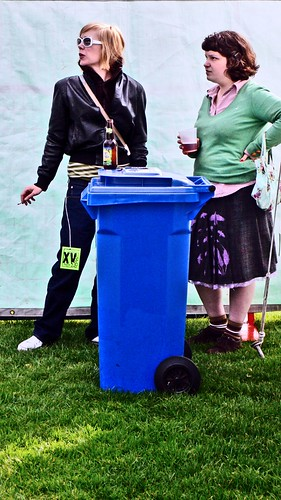
#> input picture bin_detection/data/training/0001.jpg, 281 x 500 px
$ python -i bin_detector.py   (imports and definitions only)
#> lines starting #> are read from the running program, lines starting #| are printed output that depends on the picture; after the words box and inside, x2 and y2 are one past the last pixel; in counts of white or black regions, pixels touching at a corner belong together
#> further down, picture is the input picture: shape (500, 281, 3); mean B, G, R 125.4, 119.6, 99.7
'''
ECE276A WI22 PR1: Color Classification and Recycling Bin Detection
'''

from audioop import bias
import numpy as np
import cv2
from skimage.measure import label, regionprops
import os
import copy
"""Comment the library below for autograder"""
#from matplotlib import pyplot as plt
#import matplotlib
#matplotlib.use('Qt5Agg')

class BinDetector():
	def __init__(self, lr = 0.1, max_iters = 5000, err_tol = 1e-3, bias = 1):
		'''
			Initilize your bin detector with the attributes you need,
			e.g., parameters of your classifier
		'''
		### Logistic Regression Model Parameters
		self.lr = lr                      # Learning Rate
		self.max_iters = max_iters        # Maximum Number of Iterations
		self.err_tol = err_tol            # Error that stops the training process
		self.weights = None               # Weight, w for the function of x (linear model)
		self.bias = bias                  # Bias, b for the function of x (linear model)
		self.color_class = None           # Class of Interest to Train

		### Model Parameters for Autograder
		# Color Classes:
		#----------------
		# Recycling-bin Blue: 1
		# Skyblue           : 2
		# Waterblue         : 3
		# Purple            : 4
		# Dark Blue         : 5
		# Blue              : 6
		# Light Blue        : 7
		# Red               : 8
		# Brown             : 9
		# Tan               : 10
		# Yellow            : 11
		# Green             : 12
		# Gray              : 13
		# Black             : 14
		# White             : 15
		"""
		# Weights from Class 1, 12, 14, 15 in order
		#self.color_class = [1, 2, 3, 4, 5, 6, 7, 8, 9, 10, 11, 12, 13, 14, 15]

		# Weights from Class 1 to Class 15 in order

		self.weights = [np.array([-1.43237565, 									# Bias Weight
									0.39313288, -3.17120339, 2.90329306,  		# RGB Weights
									4.94740535, -1.50282427, 0.28830888,  		# HSV Weights
									-1.90860623,  1.91560939, -4.00319174,		# LAB Weights
									-1.40905774,  0.57831505,  1.72678019]),	# YCrCb Weights
						np.array([-3.09757688,
									-1.7917831 , 2.11053658, 3.13122623,
									0.47113756, 1.56781302, 1.88648985,
									1.16396869, -2.88980175, -2.47996631,
									1.05929184, -3.59185286, -0.39027121]),
						np.array([-1.24808634,
									-0.40655387, -0.46025804, -0.62954517,
									-0.44331041, -0.55198432, -0.68073272,
									-0.50696866, -0.66788934, -0.53122442,
       								-0.46347881, -0.5858138 , -0.72014553]),
						np.array([-1.38228239,
									-0.5160588 , -0.58478363, -0.75368975,
									-0.49486443, -0.54078045, -0.80372253,
									-0.63235822, -0.72853822, -0.59789155,
       								-0.5834381 , -0.64569741, -0.7899122 ]),
						np.array([-1.29649602,
									-0.50922535, -0.56550942, -0.72070245,
									-0.46190114, -0.49134405, -0.77076844,
									-0.61318135, -0.68491458, -0.5645943 ,
       								-0.56632222, -0.61000472, -0.73787705]),
						np.array([-1.15359345,
									-0.46019419, -0.48327103, -0.56440328,
									-0.40074914, -0.38848153, -0.61529322,
									-0.52038173, -0.59939394, -0.53332057,
       								-0.48557314, -0.56090916, -0.62352389]),
						np.array([-1.11831114,
									-0.40863372, -0.41208013, -0.55067717,
									-0.39624735, -0.43611243, -0.60217686,
									-0.4597803 , -0.60920123, -0.48732679,
       								-0.42682313, -0.54837229, -0.63120326]),
						np.array([-1.20636563,
									-0.28603288, -0.61455773, -0.79594507,
									-0.35666301, -0.33856654, -0.61570991,
									-0.54031949, -0.56361273, -0.43170268,
									-0.53690541, -0.42652274, -0.75171721]),
						np.array([-0.80855115,
									0.62296732, -0.29964625, -1.3592752 ,
									-1.53744674, -0.63109072, -0.52238834,
									-0.19714706, -0.3189606 ,  0.29826633,
       								-0.14437873,  0.14193703, -1.09180211]),
						np.array([-1.48693083,
									1.17701146,  0.37875328, -1.03468078,
									-2.02887633, -0.79451748, -0.08768561,
									0.34468084, -0.80203371,  0.08807505,
        							0.45658277, -0.23213268, -1.58799819]),
						np.array([-1.26407228,
									-0.35610304, -0.47056471, -0.81085843,
									-0.53401977, -0.36072565, -0.66785182,
									-0.50963975, -0.66992003, -0.4569232 ,
       								-0.47510175, -0.54951733, -0.82395793]),
						np.array([-0.56349612,
									-0.28095928,  0.17718288, -1.08336012,
									-0.73721287, -0.36916126, -0.72321126,
									-0.03898971, -0.7862093 ,  0.34035694,
       								-0.10307183, -0.41118156, -0.83541228]),
						np.array([ 0.14899571,
									1.09763579,  0.55201975, -1.08109452,
									-1.18516148, -4.42646887, -1.70174256,
									0.48737518, -0.28081294,  0.9901729 ,
       		 						0.52733485,  0.48115393, -0.83447774]),
						np.array([ 0.4323592 ,
									-1.04775352, -1.14378416, -1.79882384,
									0.13155267, -0.8766743 , -2.01843089,
									-1.37062024, -0.00597533,  0.54695785,
       								-1.19036678,  0.31868721, -0.12725946]),
						np.array([-1.82686676,
									0.82806913,  0.54239467, -0.18965986,
									-1.34549785, -1.52786526, -0.10694402,
									0.42006767, -1.03301664, -0.50751873,
        							0.54447405, -0.71486512, -1.33126621])]
		"""


		# Weights from Class 1, 12, 14, 15 in order
		self.color_class = [1, 12, 14, 15]

		# (Autograder: 9.75, Local: 10)
		self.weights = [np.array([-2.16753777, -3.4701545 , -2.36326163,  2.87969732,  0.55824812,
        3.61200798,  1.89956967, -1.62623865,  0.6360524 , -3.84326482,
       -2.0993706 , -2.07072388,  1.71887097]), np.array([ 0.28122412,  0.62005008,  2.11920447, -5.67939281, -1.7330591 ,
        3.49128383, -1.55419844,  1.27912183, -2.46229211,  4.14607363,
        0.7757739 ,  0.02785216, -3.51518768]), np.array([ 1.50831201, -0.51811099, -1.93192972, -1.67820221, -0.843384  ,
       -4.05400172, -2.74290342, -1.93089989,  1.1477016 ,  0.69727314,
       -1.4780502 ,  1.44408899,  0.64942903]), np.array([-3.04360987,  3.2791054 ,  2.51382891,  2.94096898,  1.41382035,
       -4.17192864,  1.55004051,  2.34458916, -1.76898667, -1.78160559,
        2.79470392, -1.17915166, -1.44120635])]


		"""
		### Load Normalized Training Dataset
		# Data directory
		folder  = 'data_scraping/compiled_color_data/'
		color_data_file = 'magic_color_tridata.csv'

		# Load the first file first to initialize an array
		with open(folder + color_data_file) as file_name:

			# Store color data
			magic_color_data = np.loadtxt(file_name, delimiter=",")

		# Print loading process is complete
		print("Data Loading process is complete.\nTotal number of pixels loaded: " + str(magic_color_data.shape[0]) + ".\n")

		# Normalize the pixel values
		magic_color_data[:, :-1] = magic_color_data[:, :-1].astype(np.float64)/255
		# Add bias term
		#magic_color_data = np.insert(magic_color_data, 0, self.bias, axis = 1)

		# Mix RGB and HSV Color Space [Bias, R, G, B, H, S, V, label]
		#magic_color_data_RGB_HSV = np.zeros((magic_color_data.shape[0],11))
		#magic_color_data_RGB_HSV[:,:4] = magic_color_data[:,:4]
		#magic_color_data_RGB_HSV[:,4:10] = magic_color_data[:,7:13]
		#magic_color_data_RGB_HSV[:, -1] = magic_color_data[:, -1]

		# Sort the color label in an ascending order
		#idc = np.argsort(magic_color_data[:, -1])
		#sorted_magic_color_data = magic_color_data[idc]

		# Compressed Data
		#compressed_full_color_data = [tuple(row) for row in sorted_full_color_data]
		#compressed_full_color_data = np.unique(compressed_full_color_data, axis=0)

		# Re-sort the compressed data
		#idc = np.argsort(compressed_full_color_data[:, -1])
		#sorted_compressed_full_color_data = compressed_full_color_data[idc]

		# Train dataset
		self.train(magic_color_data)
		#self.train(sorted_compressed_full_color_data)
	"""


	# Define sigmoid function
	def sigmoid(self, func_x):
		'''
      		Sigmoid function (Probability Mass Function)
    	'''
		return 1 / (1 + np.exp(-func_x))


  	# Define Logistic Regression Training Model (Multi-classification)
	# [63 lines left out: function train, not called in this run]

	def classify(self,X):
		'''
	    	Classify a set of pixels into red, green, or blue

	    	Inputs:
	      		X: n x 3 matrix of RGB values
	    	Outputs:
	      		y: n x 1 vector of with {1,2,3} values corresponding to {red, green, blue}, respectively
    	'''
    	################################################################
    	# YOUR CODE AFTER THIS LINE
		#
		# # Just a random classifier for now
		# # Replace this with your own approach

		# Add bias term
		self.X_test = np.insert(X, 0, self.bias, axis = 1)

    	# Predicted label
		y_predicted = [np.argmax([self.sigmoid(np.dot(x_test, weight)) for weight in self.weights]) for x_test in self.X_test]

		# Predict the outcome
		y = np.rint(np.array([self.color_class[color] for color in y_predicted]))

    	# YOUR CODE BEFORE THIS LINE
    	################################################################
		return y


	def segment_image(self, img):
		'''
			Obtain a segmented image using a color classifier,
			e.g., Logistic Regression, Single Gaussian Generative Model, Gaussian Mixture,
			call other functions in this class if needed

			Inputs:
				img - original image (RGB)
			Outputs:
				mask_img - a binary image with 1 if the pixel in the original image is recycling-bin-blue and 0 otherwise
		'''
		################################################################
		# YOUR CODE AFTER THIS LINE
		# Get the image pixel information from different color spaces

		img_RGB = cv2.cvtColor(img, cv2.COLOR_BGR2RGB)
		img_HSV = cv2.cvtColor(img, cv2.COLOR_BGR2HSV)
#> img_HSV: shape (500, 281, 3); mean H, S, V 92, 136.8, 148.7
		img_LAB = cv2.cvtColor(img, cv2.COLOR_BGR2LAB)
#> img_LAB: shape (500, 281, 3); mean of channels 0, 1, 2 123.8, 127.2, 123.8
		img_YCrCb = cv2.cvtColor(img, cv2.COLOR_BGR2YCR_CB)
#> img_YCrCb: shape (500, 281, 3); mean of channels 0, 1, 2 114.3, 117.6, 134.2

		# Normalized the pixels
		img_RGB_norm = img_RGB.astype(np.float64)/255
		img_HSV_norm = img_HSV.astype(np.float64)/255
#> img_HSV_norm: shape (500, 281, 3) float64; mean H, S, V 0.361, 0.537, 0.583
		img_LAB_norm = img_LAB.astype(np.float64)/255
#> img_LAB_norm: shape (500, 281, 3) float64; mean of channels 0, 1, 2 0.486, 0.499, 0.485
		img_YCrCb_norm = img_YCrCb.astype(np.float64)/255
#> img_YCrCb_norm: shape (500, 281, 3) float64; mean of channels 0, 1, 2 0.448, 0.461, 0.526

		# Get the image dimension
		img_height, img_width, _ = img.shape
#> img_height = 500; img_width = 281

		# Initialize a mask
		mask_img = np.zeros((img_height,img_width), np.uint8) # Black Pixel = 0, White Pixel = 1

		# Reshape the image from H x W x 3 to (H X W) X 3
		img_RGB_norm = img_RGB_norm.reshape(img_RGB_norm.shape[0]*img_RGB_norm.shape[1],img_RGB_norm.shape[2])
		img_HSV_norm = img_HSV_norm.reshape(img_HSV_norm.shape[0]*img_HSV_norm.shape[1],img_HSV_norm.shape[2])
		img_LAB_norm = img_LAB_norm.reshape(img_LAB_norm.shape[0]*img_LAB_norm.shape[1],img_LAB_norm.shape[2])
		img_YCrCb_norm = img_YCrCb_norm.reshape(img_YCrCb_norm.shape[0]*img_YCrCb_norm.shape[1],img_YCrCb_norm.shape[2])

		# Compile the dataset as X_test (N x 12 features)
		X_test = np.concatenate((img_RGB_norm, img_HSV_norm, img_LAB_norm, img_YCrCb_norm), axis = 1)
		#X_test = img_RGB_norm
		#X_test = np.concatenate((img_RGB_norm, img_LAB_norm, img_YCrCb_norm), axis = 1)

		# Classify each pixel
		y_classified = self.classify(X_test) # Number of Pixels x 1
#> in classify, `y_predicted = [np.argmax([self.sigmoid(np.dot(x_test, weight)) for wei..`: y_predicted = 140500 items
		y_classified_2D = y_classified.reshape(img_height, img_width) # Height x Width
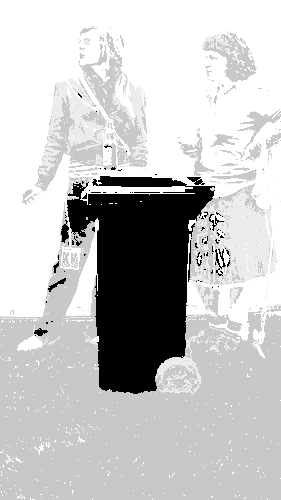
#> y_classified_2D: shape (500, 281) float64; min 1, max 15, mean 11.74; drawn with min black and max white

		# Unmask the pixel that is a recycling-bin-blue
		for height in range(img_height):
			for width in range(img_width):
				if y_classified_2D[height, width] == 1:
					mask_img[height, width] = 1 # Recycling-Blue-Bin is a white pixel
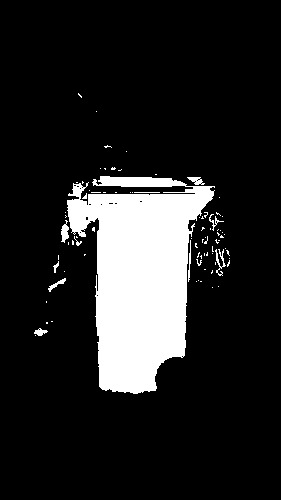
#> mask_img: shape (500, 281); values 0 (black) and 1 (white), 14.4% white; 82 white regions (71 under 20 px), largest, box (x1, y1, x2, y2) and area: (67, 176, 215, 394) 19220, (61, 220, 69, 243) 112, (215, 249, 226, 276) 103

		# YOUR CODE BEFORE THIS LINE
		################################################################
		return mask_img

	# [55 lines left out: function get_bounding_boxes, not called in this run]

	### Comment for Autograder ###
	"""
	def draw_bounding_boxes(self, mask_img, boxes, rgb_img):
		'''
		Draw bounding boxes and display the image.

		Inputs:
			rgb_img - rgb image
			boxes   - bounding boxes coordinates (top left and bottom right)
			mask_img - mask image
		Outputs:
			None
		'''
		# Get the image shape
		img_height, img_width, _ = rgb_img.shape

		# Initialize a mask
		mask_img_3D = np.zeros((img_height,img_width, 3)) # Black Pixel = 0, White Pixel = 1

		# Unmask the pixel that is a recycling-bin-blue in black and white
		for height in range(img_height):
			for width in range(img_width):
				if mask_img[height, width] == 1:
					mask_img_3D[height, width,:] = 1

		# Plot subplots
		fig, ax = plt.subplots(1, 2, figsize = (8, 8))

		# Plot mask image without labels
		ax[0].imshow(mask_img_3D)
		ax[0].set_yticklabels([])
		ax[0].set_xticklabels([])
		ax[0].set_xticks([])
		ax[0].set_yticks([])

		# Plot RGB image with bounding boxes
		ax[1].imshow(rgb_img)
		for box in boxes:
			bx = (box[0], box[2], box[2], box[0], box[0])
			by = (box[1], box[1], box[3], box[3], box[1])
			ax[1].plot(bx, by, '-r', linewidth=2.5)
		ax[1].set_yticklabels([])
		ax[1].set_xticklabels([])
		ax[1].set_xticks([])
		ax[1].set_yticks([])

		# Show plot in tight layout
		plt.tight_layout()
		plt.show()
	"""

>>> import cv2
>>> picture = cv2.imread('data/training/0001.jpg')
>>> result = BinDetector().segment_image(picture)

$ run again, on bin_detection/data/training/0002.jpg
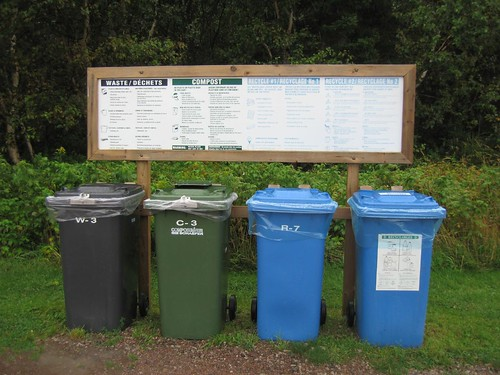
#> input picture bin_detection/data/training/0002.jpg, 500 x 375 px
#> picture is the input picture: shape (375, 500, 3); mean B, G, R 79.4, 92.5, 82.8
#> img_HSV: shape (375, 500, 3); mean H, S, V 49.7, 95.7, 101.7
#> img_LAB: shape (375, 500, 3); mean of channels 0, 1, 2 94.7, 123.1, 134.9
#> img_YCrCb: shape (375, 500, 3); mean of channels 0, 1, 2 88.1, 124.2, 123.1
#> img_HSV_norm: shape (375, 500, 3) float64; mean H, S, V 0.195, 0.375, 0.399
#> img_LAB_norm: shape (375, 500, 3) float64; mean of channels 0, 1, 2 0.371, 0.483, 0.529
#> img_YCrCb_norm: shape (375, 500, 3) float64; mean of channels 0, 1, 2 0.346, 0.487, 0.483
#> y_predicted = 187500 items
#> in segment_image, `y_classified_2D = y_classified.reshape(img_height, img_width)`:
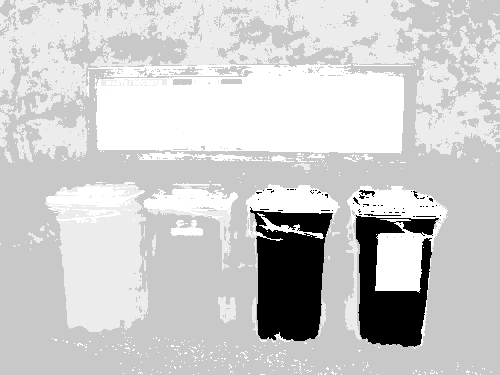
#> y_classified_2D: shape (375, 500) float64; min 1, max 15, mean 12.22; drawn with min black and max white
#> after the loop in segment_image, `for height in range(img_height):`:
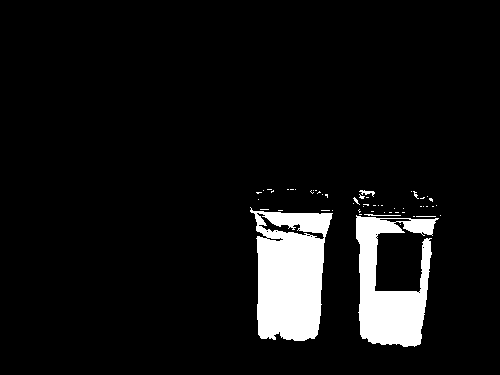
#> mask_img: shape (375, 500); values 0 (black) and 1 (white), 7.6% white; 54 white regions (49 under 20 px), largest, box (x1, y1, x2, y2) and area: (250, 207, 333, 341) 7921, (356, 215, 439, 347) 5927, (359, 190, 375, 197) 49, (364, 214, 401, 216) 41, (416, 216, 436, 217) 20
